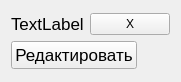
<?xml version="1.0" encoding="UTF-8"?>
<ui version="4.0">
 <class>PersonCard</class>
 <widget class="QWidget" name="PersonCard">
  <property name="geometry">
   <rect>
    <x>0</x>
    <y>0</y>
    <width>169</width>
    <height>82</height>
   </rect>
  </property>
  <property name="sizePolicy">
   <sizepolicy hsizetype="Fixed" vsizetype="Fixed">
    <horstretch>0</horstretch>
    <verstretch>0</verstretch>
   </sizepolicy>
  </property>
  <property name="windowTitle">
   <string>Form</string>
  </property>
  <layout class="QGridLayout" name="gridLayout">
   <item row="0" column="0">
    <layout class="QVBoxLayout" name="verticalLayout">
     <item>
      <layout class="QHBoxLayout" name="horizontalLayout">
       <item>
        <widget class="QLabel" name="personFio">
         <property name="sizePolicy">
          <sizepolicy hsizetype="Fixed" vsizetype="Preferred">
           <horstretch>0</horstretch>
           <verstretch>0</verstretch>
          </sizepolicy>
         </property>
         <property name="font">
          <font>
           <family>Arial</family>
           <pointsize>13</pointsize>
          </font>
         </property>
         <property name="text">
          <string>TextLabel</string>
         </property>
        </widget>
       </item>
       <item>
        <widget class="QPushButton" name="pb_button">
         <property name="sizePolicy">
          <sizepolicy hsizetype="Fixed" vsizetype="Fixed">
           <horstretch>0</horstretch>
           <verstretch>0</verstretch>
          </sizepolicy>
         </property>
         <property name="text">
          <string>X</string>
         </property>
        </widget>
       </item>
      </layout>
     </item>
     <item>
      <widget class="QPushButton" name="editButton">
       <property name="sizePolicy">
        <sizepolicy hsizetype="Fixed" vsizetype="Fixed">
         <horstretch>0</horstretch>
         <verstretch>0</verstretch>
        </sizepolicy>
       </property>
       <property name="font">
        <font>
         <family>Arial</family>
         <pointsize>13</pointsize>
        </font>
       </property>
       <property name="text">
        <string>Редактировать</string>
       </property>
      </widget>
     </item>
    </layout>
   </item>
  </layout>
 </widget>
 <resources/>
 <connections/>
</ui>
